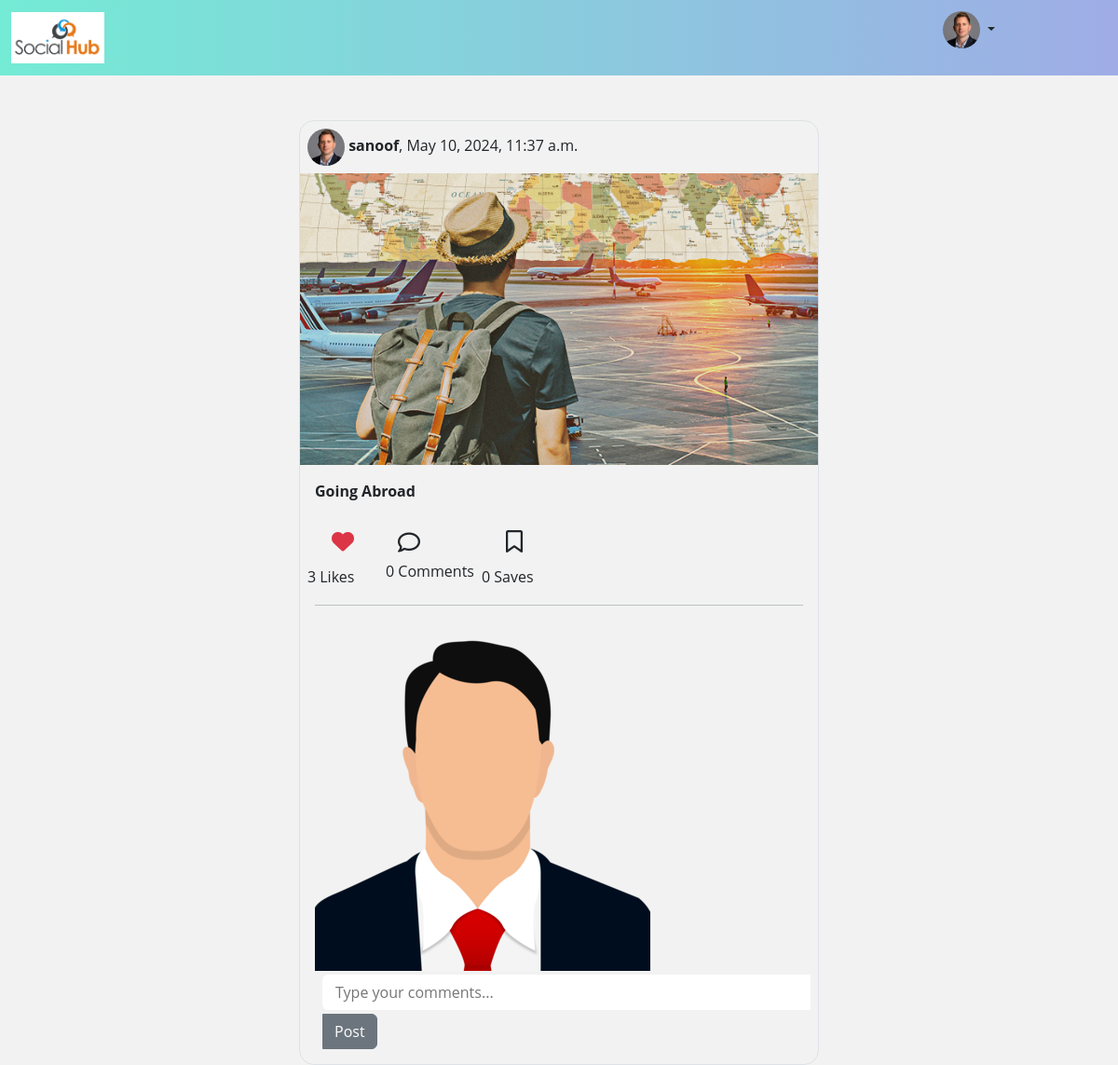
/profiles/50/posts/ (signed in), run on the app's committed database.
### blog/models.py (models this page shows, shortened)
class UserProfile(models.Model):
    user = models.OneToOneField(User, on_delete=models.CASCADE, related_name="profile")
    profile_pic = models.ImageField(upload_to="profile_pics",default="static/images/profilepic.png",null=True,blank=True)
    name = models.CharField(max_length=100, null=True)
    bio = models.TextField(max_length=250, blank=True)
    address = models.CharField(max_length=200, null=True)
    phone = models.CharField(max_length=20, null=True)
    dob = models.DateField(null=True)
    created_date = models.DateTimeField(auto_now_add=True)
    updated_date = models.DateTimeField(auto_now=True)
    is_active = models.BooleanField(default=True)
    following = models.ManyToManyField("self", related_name="followed_by", null=True, symmetrical=False)
    block = models.ManyToManyField("self", related_name="blocked", symmetrical=False, null=True)

class Posts(models.Model):
    user = models.ForeignKey(User, on_delete=models.CASCADE, related_name="userpost")
    title = models.CharField(max_length=200)
    content = models.FileField(upload_to="posts", null=True, blank=True)
    likes = models.ManyToManyField(User, related_name="post_like", blank=True)
    saves = models.ManyToManyField(User, related_name="postsave", blank=True)
    created_date = models.DateTimeField(auto_now_add=True)
    updated_date = models.DateTimeField(auto_now=True)
    is_active = models.BooleanField(default=True)

### blog/views.py (the view)
# urls.py: path("profiles/<int:pk>/posts/", views.ProfilePostview.as_view(), name="profile-post"),
@method_decorator(decs, name='dispatch')
class ProfilePostview(View):
    def get(self, request, *args, **kwargs):
        id = kwargs.get('pk')
        post = Posts.objects.filter(id=id)
        return render(request, "profile_post.html", {"data":post})

### blog/templates/profile_post.html (shortened to what this page needs)
<!DOCTYPE html>
{%load static%}
<html lang="en">
<head>
    <link href="https://cdn.jsdelivr.net/npm/bootstrap@5.3.3/dist/css/bootstrap.min.css" rel="stylesheet"
>
</head>
<body>
<nav class="navbar navbar-expand-lg bg-body-tertiary">
    <div class="container-fluid">
        <a class="navbar-brand" href="{%url 'home'%}">
            <img src="{%static 'images/SocialHub Logo.png'%}" alt="Logo" width="100" height="h-auto"
            >
        </a>
        <div id="navbarSupportedContent">
            <ul style="margin-right: 120px;">
                <li class="nav-item dropdown">
                    <a class="nav-link dropdown-toggle" href="#" role="button" data-bs-toggle="dropdown"
                        aria-expanded="false">
                        {%if request.user.profile.profile_pic%}
                        <img class="profile-small" src="{{request.user.profile.profile_pic.url}}" alt="Avatar">
                        {%else%}
                        <img class="profile-small" src="{%static 'images/profilepic.png'%}" alt="Avatar">
                        {%endif%}
                    </a>
                </li>
            </ul>
        </div>
    </div>
  </nav>
    <div class="container d-flex flex-column justify-content-center align-items-center mt-4">
    {%for post in data%}
    <div class="border border-1 rounded-4 mt-4 w-50">
        <div class="ms-2 mt-2 mb-2">
            {%if post.user.profile.profile_pic%}
            <img class="profile-small" src="{{post.user.profile.profile_pic.url}}" alt="Avatar">
            {%else%}
            <img class="profile-small" src="{%static 'images/profilepic.png'%}" alt="Avatar">
            {%endif%}
            <b>{{post.user}}</b>,  {{post.created_date}}
        </div>
        <div>
            {%if post.content%}
            <img src="{{post.content.url}}" class="h-auto w-100" alt="">
            {%endif%}
            <div class="m-3"><b>{{post.title}}</b></div>
        </div>
        <div class="ms-2 d-flex align-items-start">
            <form action="{%url 'like' post.id%}" method="post">
                {%if request.user in post.likes.all%}
                <div class="d-block flex-column">
                    <div>
                        <button type="submit" class="btn" name="action" value="unlike">
                            <i class="fa-solid fa-heart fs-4 text-danger btn"></i>
                        </button>
                    </div>
                </div>
                {%endif%}
                <div>
                    <span class="spa" id="likebtn">{{post.likes.all.count}} Likes</span>
                </div>
            </form>
            <div class="d-block flex-column p-2">
                <div>
                    <i class="fa-regular fa-comment fs-4 btn"></i>
                </div>
                <div>
                    <span class="spa" id="cmntbtn">{{post.post_comments.all.count}} Comments</span>
                </div>
            </div>
            <form action="{%url 'like' post.id%}" method="post">
                {%if request.user in post.saves.all%}
            <div class="d-block flex-column">
                <div>
                    <button type="submit" class="btn" name="action" value="unsave">
                        <i class="fa-solid fa-bookmark fs-4 text-danger btn"></i>
                    </button>
                </div>
                {%else%}
            <div class="d-block flex-column">
                <div>
                    <button type="submit" class="btn" name="action" value="save">
                        <i class="fa-regular fa-bookmark fs-4 btn"></i>
                    </button>
                </div>
                {%endif%}
                <div>
                    <span class="spa" id="savebtn">{{post.saves.all.count}} Saves</span>
                </div>
            </div>
            </form>
        </div>
        <hr class="ms-3 me-3">
        <div class="p-3">
            <div>
                <img class="profile-xsmall" src="images/profilepic.png" alt="">
            </div>
            <form action="{%url 'comment' post.id%}" method="post">
                <div class="ms-2 m-1 comment form-control rounded-end-0 border-0">
                    <input type="text" name="text"  placeholder="Type your comments..." class="border-0 w-100">
                </div>
                <div>
                    <button class="btn btn-secondary rounded-start-0 ms-2" type="submit">Post</button>
                </div>
            </form>
        </div>
    </div>
    {%endfor%}
</div>
</body>
</html>

### blog/templates/profile_post.html (style rules this page uses)
.profile-small { width:40px; border-radius: 50%; }
body { background: #f2f2f2; font-family: 'Open Sans', sans-serif; }
nav { background-color: #74EBD5; background-image: linear-gradient(90deg, #74EBD5 0%, #9FACE6 100%); }
li { list-style-type: none; }

### data on the page
Posts: user.profile.profile_pic (picture), user "sanoof", created_date "May 10, 2024, 11:37 a.m.", content (picture), title "Going Abroad", likes.all.count "3", post_comments.all.count "0", saves.all.count "0"
